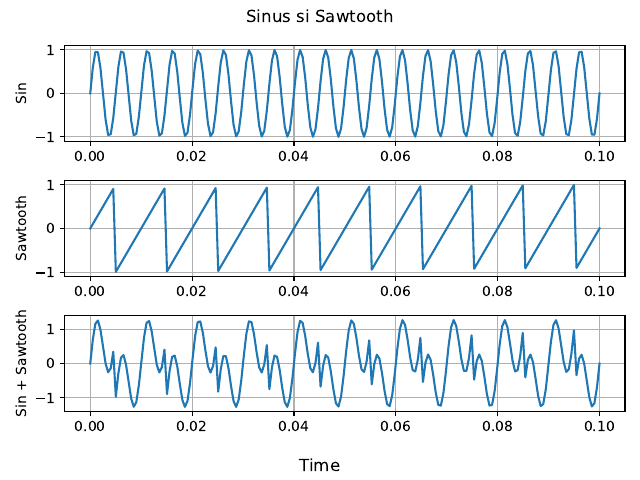

Here is the Python script that generated this plot:
import numpy as np
import matplotlib.pyplot as plt

pi = np.pi

def semnal_sinusoidal(A, t, f, omega):
    return A * np.sin( 2 * pi* t* f + omega)

def semnal_sawtooth(t,f):
    return 2 * (t * f - np.floor( 0.5 + t * f))

fig, axs = plt.subplots(3)
fig.suptitle('Sinus si Sawtooth')

t = np.linspace(0,0.1,200)
sin = semnal_sinusoidal(1,t,200,0)
saw = semnal_sawtooth(t,100)
suma = sin + saw

axs[0].plot(t,sin)
axs[0].grid(True)
axs[0].set_ylabel('Sin')


axs[1].plot(t,saw)
axs[1].grid(True)
axs[1].set_ylabel('Sawtooth')

axs[2].plot(t,suma)
axs[2].grid(True)
axs[2].set_ylabel('Sin + Sawtooth')

fig.supxlabel('Time')
fig.tight_layout()
plt.savefig('4.pdf')
plt.show()